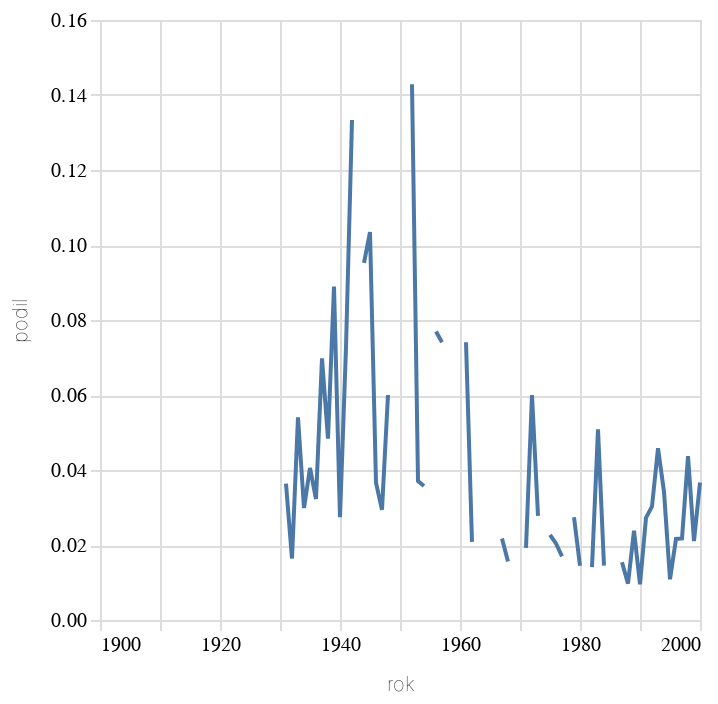

The notebook cell saved with this chart:
### Code cell
mesto = df.filter(
    pl.col('370_f').is_not_null() | pl.col('370_f').is_not_null()
).group_by("rok").len().join(
    df.filter(
        pl.col("370_f").str.contains("Ústí nad Labem") | pl.col("370_b").str.contains("Ústí nad Labem")
    ).group_by("rok").len(), how="left", on="rok").sort(by='rok').with_columns((pl.col('len_right') / pl.col('len')).alias('podil'))

alt.Chart(alt_friendly(mesto.filter(pl.col('rok').is_between(1900,2000)))).mark_line().encode(
    alt.X('rok:T'),
    alt.Y('podil:Q')
)

### Figure 1 — Vega-Lite specification as saved in the notebook (floating-point values rounded to 4 significant figures)
{"config": {"title": {"font": "Noticia Text", "fontSize": 14, "anchor": "start", "lineHeight": 21, "fontWeight": "bolder", "subtitleFont": "Noticia Text", "subtitleFontSize": 12, "subtitlePadding": 12, "dy": -12}, "axis": {"labelFont": "Asap", "titleFont": "Asap", "fontWeight": "lighter", "titleFontWeight": "lighter", "labelFontSize": 10, "titleFontSize": 10, "labelPadding": 2, "titlePadding": 10, "domainOpacity": 0, "tickColor": "#DCDDD6"}, "legend": {"labelFont": "Asap", "labelFontWeight": "normal", "titleFont": "Asap", "titleFontWeight": "normal", "labelFontSize": 10, "titleFontSize": 10}}, "data": {"name": "data-f35b171c2cc8d36d7c584087aa722fd2"}, "mark": {"type": "line"}, "encoding": {"x": {"field": "rok", "type": "temporal"}, "y": {"field": "podil", "type": "quantitative"}}, "$schema": "https://vega.github.io/schema/vega-lite/v5.8.0.json", "datasets": {"data-f35b171c2cc8d36d7c584087aa722fd2": [{"rok": "1900-01-01T00:00:00", "len": 16, "len_right": null, "podil": null}, {"rok": "1901-01-01T00:00:00", "len": 11, "len_right": null, "podil": null}, {"rok": "1902-01-01T00:00:00", "len": 24, "len_right": null, "podil": null}, {"rok": "1903-01-01T00:00:00", "len": 17, "len_right": null, "podil": null}, {"rok": "1904-01-01T00:00:00", "len": 12, "len_right": null, "podil": null}, {"rok": "1905-01-01T00:00:00", "len": 15, "len_right": null, "podil": null}, {"rok": "1906-01-01T00:00:00", "len": 20, "len_right": null, "podil": null}, {"rok": "1907-01-01T00:00:00", "len": 13, "len_right": null, "podil": null}, {"rok": "1908-01-01T00:00:00", "len": 22, "len_right": null, "podil": null}, {"rok": "1909-01-01T00:00:00", "len": 21, "len_right": null, "podil": null}, {"rok": "1910-01-01T00:00:00", "len": 15, "len_right": null, "podil": null}, {"rok": "1911-01-01T00:00:00", "len": 28, "len_right": null, "podil": null}, {"rok": "1912-01-01T00:00:00", "len": 30, "len_right": null, "podil": null}, {"rok": "1913-01-01T00:00:00", "len": 40, "len_right": null, "podil": null}, {"rok": "1914-01-01T00:00:00", "len": 35, "len_right": null, "podil": null}, {"rok": "1915-01-01T00:00:00", "len": 18, "len_right": null, "podil": null}, {"rok": "1916-01-01T00:00:00", "len": 17, "len_right": null, "podil": null}, {"rok": "1917-01-01T00:00:00", "len": 21, "len_right": 1.0, "podil": 0.04762}, {"rok": "1918-01-01T00:00:00", "len": 16, "len_right": null, "podil": null}, {"rok": "1919-01-01T00:00:00", "len": 36, "len_right": null, "podil": null}, {"rok": "1920-01-01T00:00:00", "len": 34, "len_right": 1.0, "podil": 0.02941}, {"rok": "1921-01-01T00:00:00", "len": 43, "len_right": null, "podil": null}, {"rok": "1922-01-01T00:00:00", "len": 54, "len_right": null, "podil": null}, {"rok": "1923-01-01T00:00:00", "len": 52, "len_right": null, "podil": null}, {"rok": "1924-01-01T00:00:00", "len": 47, "len_right": null, "podil": null}, {"rok": "1925-01-01T00:00:00", "len": 52, "len_right": 1.0, "podil": 0.01923}, {"rok": "1926-01-01T00:00:00", "len": 53, "len_right": null, "podil": null}, {"rok": "1927-01-01T00:00:00", "len": 40, "len_right": null, "podil": null}, {"rok": "1928-01-01T00:00:00", "len": 61, "len_right": null, "podil": null}, {"rok": "1929-01-01T00:00:00", "len": 47, "len_right": 1.0, "podil": 0.02128}, {"rok": "1930-01-01T00:00:00", "len": 68, "len_right": null, "podil": null}, {"rok": "1931-01-01T00:00:00", "len": 55, "len_right": 2.0, "podil": 0.03636}, {"rok": "1932-01-01T00:00:00", "len": 61, "len_right": 1.0, "podil": 0.01639}, {"rok": "1933-01-01T00:00:00", "len": 74, "len_right": 4.0, "podil": 0.05405}, {"rok": "1934-01-01T00:00:00", "len": 67, "len_right": 2.0, "podil": 0.02985}, {"rok": "1935-01-01T00:00:00", "len": 74, "len_right": 3.0, "podil": 0.04054}, {"rok": "1936-01-01T00:00:00", "len": 93, "len_right": 3.0, "podil": 0.03226}, {"rok": "1937-01-01T00:00:00", "len": 86, "len_right": 6.0, "podil": 0.06977}, {"rok": "1938-01-01T00:00:00", "len": 62, "len_right": 3.0, "podil": 0.04839}, {"rok": "1939-01-01T00:00:00", "len": 45, "len_right": 4.0, "podil": 0.08889}, {"rok": "1940-01-01T00:00:00", "len": 73, "len_right": 2.0, "podil": 0.0274}, {"rok": "1941-01-01T00:00:00", "len": 55, "len_right": 4.0, "podil": 0.07273}, {"rok": "1942-01-01T00:00:00", "len": 30, "len_right": 4.0, "podil": 0.1333}, {"rok": "1943-01-01T00:00:00", "len": 23, "len_right": null, "podil": null}, {"rok": "1944-01-01T00:00:00", "len": 21, "len_right": 2.0, "podil": 0.09524}, {"rok": "1945-01-01T00:00:00", "len": 29, "len_right": 3.0, "podil": 0.1034}, {"rok": "1946-01-01T00:00:00", "len": 82, "len_right": 3.0, "podil": 0.03659}, {"rok": "1947-01-01T00:00:00", "len": 34, "len_right": 1.0, "podil": 0.02941}, {"rok": "1948-01-01T00:00:00", "len": 50, "len_right": 3.0, "podil": 0.06}, {"rok": "1949-01-01T00:00:00", "len": 7, "len_right": null, "podil": null}, {"rok": "1950-01-01T00:00:00", "len": 25, "len_right": 1.0, "podil": 0.04}, {"rok": "1951-01-01T00:00:00", "len": 14, "len_right": null, "podil": null}, {"rok": "1952-01-01T00:00:00", "len": 14, "len_right": 2.0, "podil": 0.1429}, {"rok": "1953-01-01T00:00:00", "len": 27, "len_right": 1.0, "podil": 0.03704}, {"rok": "1954-01-01T00:00:00", "len": 28, "len_right": 1.0, "podil": 0.03571}, {"rok": "1955-01-01T00:00:00", "len": 29, "len_right": null, "podil": null}, {"rok": "1956-01-01T00:00:00", "len": 26, "len_right": 2.0, "podil": 0.07692}, {"rok": "1957-01-01T00:00:00", "len": 27, "len_right": 2.0, "podil": 0.07407}, {"rok": "1958-01-01T00:00:00", "len": 31, "len_right": null, "podil": null}, {"rok": "1959-01-01T00:00:00", "len": 36, "len_right": null, "podil": null}, {"rok": "1960-01-01T00:00:00", "len": 61, "len_right": null, "podil": null}, {"rok": "1961-01-01T00:00:00", "len": 54, "len_right": 4.0, "podil": 0.07407}, {"rok": "1962-01-01T00:00:00", "len": 48, "len_right": 1.0, "podil": 0.02083}, {"rok": "1963-01-01T00:00:00", "len": 45, "len_right": null, "podil": null}, {"rok": "1964-01-01T00:00:00", "len": 47, "len_right": null, "podil": null}, {"rok": "1965-01-01T00:00:00", "len": 35, "len_right": 1.0, "podil": 0.02857}, {"rok": "1966-01-01T00:00:00", "len": 51, "len_right": null, "podil": null}, {"rok": "1967-01-01T00:00:00", "len": 46, "len_right": 1.0, "podil": 0.02174}, {"rok": "1968-01-01T00:00:00", "len": 64, "len_right": 1.0, "podil": 0.01562}, {"rok": "1969-01-01T00:00:00", "len": 71, "len_right": null, "podil": null}, {"rok": "1970-01-01T00:00:00", "len": 86, "len_right": null, "podil": null}, {"rok": "1971-01-01T00:00:00", "len": 52, "len_right": 1.0, "podil": 0.01923}, {"rok": "1972-01-01T00:00:00", "len": 50, "len_right": 3.0, "podil": 0.06}, {"rok": "1973-01-01T00:00:00", "len": 36, "len_right": 1.0, "podil": 0.02778}, {"rok": "1974-01-01T00:00:00", "len": 38, "len_right": null, "podil": null}, {"rok": "1975-01-01T00:00:00", "len": 44, "len_right": 1.0, "podil": 0.02273}, {"rok": "1976-01-01T00:00:00", "len": 49, "len_right": 1.0, "podil": 0.02041}, {"rok": "1977-01-01T00:00:00", "len": 59, "len_right": 1.0, "podil": 0.01695}, {"rok": "1978-01-01T00:00:00", "len": 62, "len_right": null, "podil": null}, {"rok": "1979-01-01T00:00:00", "len": 73, "len_right": 2.0, "podil": 0.0274}, {"rok": "1980-01-01T00:00:00", "len": 69, "len_right": 1.0, "podil": 0.01449}, {"rok": "1981-01-01T00:00:00", "len": 47, "len_right": null, "podil": null}, {"rok": "1982-01-01T00:00:00", "len": 71, "len_right": 1.0, "podil": 0.01408}, {"rok": "1983-01-01T00:00:00", "len": 59, "len_right": 3.0, "podil": 0.05085}, {"rok": "1984-01-01T00:00:00", "len": 69, "len_right": 1.0, "podil": 0.01449}, {"rok": "1985-01-01T00:00:00", "len": 86, "len_right": null, "podil": null}, {"rok": "1986-01-01T00:00:00", "len": 83, "len_right": null, "podil": null}, {"rok": "1987-01-01T00:00:00", "len": 65, "len_right": 1.0, "podil": 0.01538}, {"rok": "1988-01-01T00:00:00", "len": 103, "len_right": 1.0, "podil": 0.009709}, {"rok": "1989-01-01T00:00:00", "len": 84, "len_right": 2.0, "podil": 0.02381}, {"rok": "1990-01-01T00:00:00", "len": 105, "len_right": 1.0, "podil": 0.009524}, {"rok": "1991-01-01T00:00:00", "len": 110, "len_right": 3.0, "podil": 0.02727}, {"rok": "1992-01-01T00:00:00", "len": 132, "len_right": 4.0, "podil": 0.0303}, {"rok": "1993-01-01T00:00:00", "len": 131, "len_right": 6.0, "podil": 0.0458}, {"rok": "1994-01-01T00:00:00", "len": 117, "len_right": 4.0, "podil": 0.03419}, {"rok": "1995-01-01T00:00:00", "len": 184, "len_right": 2.0, "podil": 0.01087}, {"rok": "1996-01-01T00:00:00", "len": 185, "len_right": 4.0, "podil": 0.02162}, {"rok": "1997-01-01T00:00:00", "len": 184, "len_right": 4.0, "podil": 0.02174}, {"rok": "1998-01-01T00:00:00", "len": 183, "len_right": 8.0, "podil": 0.04372}, {"rok": "1999-01-01T00:00:00", "len": 190, "len_right": 4.0, "podil": 0.02105}, {"rok": "2000-01-01T00:00:00", "len": 191, "len_right": 7.0, "podil": 0.03665}]}}
